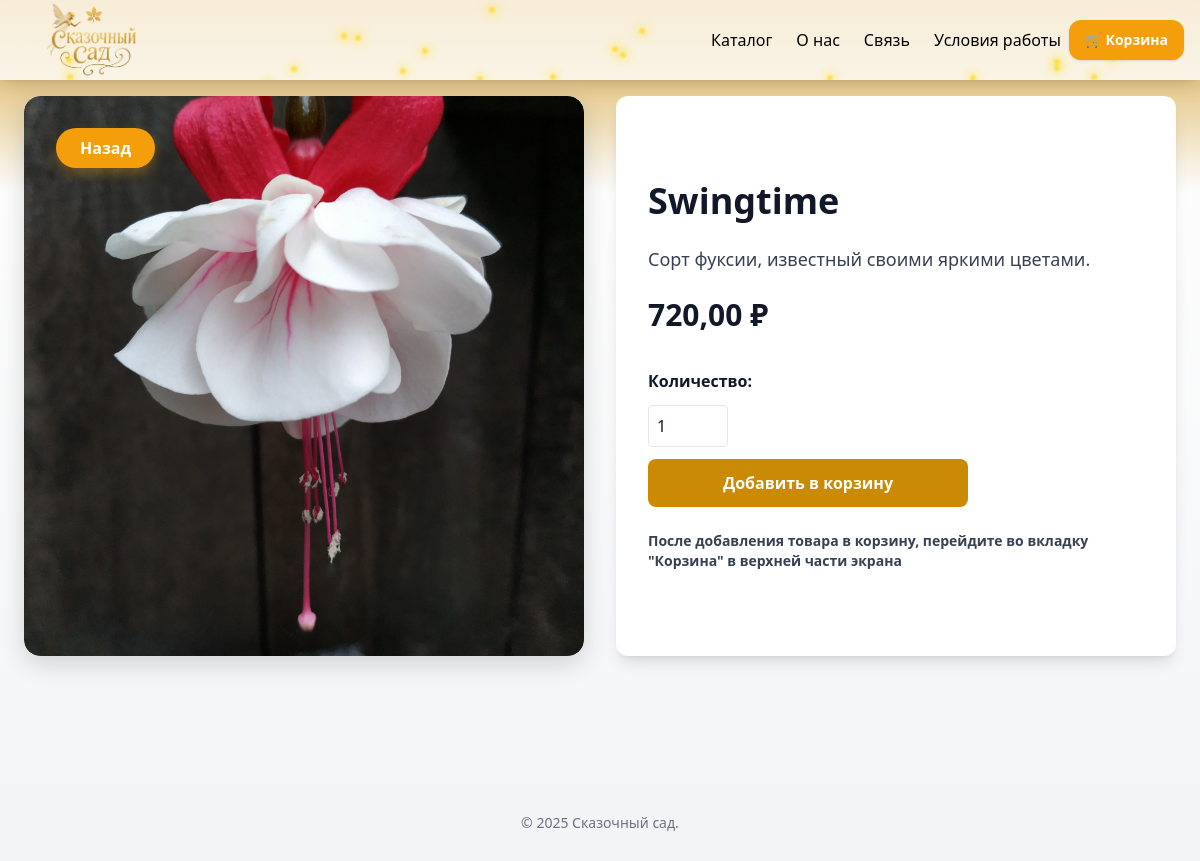
Page /catalog/10/ on the committed database.
### flowers/models.py (models this page shows, shortened)
class Flower(models.Model):
    name = models.CharField("Название", max_length=200)
    category = models.ForeignKey(Category, on_delete=models.CASCADE, related_name="flowers", verbose_name="Категория")
    price = models.DecimalField("Цена", max_digits=10, decimal_places=2)
    image = models.ImageField("Фото", upload_to="flowers/")
    in_stock = models.BooleanField(default=True, verbose_name='В наличии')
    description = models.TextField("Описание", blank=True)
    class Meta:
        verbose_name = "Карточка товара"
        verbose_name_plural = "Карточки товаров"

### flowers/views.py (the view)
# urls.py: path('catalog/<int:pk>/', flower_detail, name='flower_detail'),
def flower_detail(request, pk):
    flower = get_object_or_404(Flower, pk=pk)
    cart = request.session.get('cart', {})
    cart_ids = [int(k) for k in cart.keys()]
    return render(request, 'flowers/detail.html', {'flower': flower, 'cart_ids': cart_ids})

### flowers/templates/flowers/detail.html (shortened to what this page needs)
{% load static %}
<!DOCTYPE html>
<html lang="ru" class="scroll-smooth">
<head>
  <script src="https://cdn.tailwindcss.com"></script>
</head>
<body class="flex flex-col min-h-screen bg-gradient-to-b from-white to-gray-100 text-gray-900 font-sans">
  <div class="block">
    <header class="bg-white bg-opacity-80 h-20 shadow-lg sticky top-0 z-50 backdrop-blur-md">
      <div class="fireflies-container"></div>
      <div class="max-w-7xl mx-auto px-4 h-full flex items-center justify-between relative">
        <div class="absolute -top-2">
          <a href="{% url 'home' %}">
            <img src="{% static 'images/logo.png' %}" alt="Логотип" class="h-24 object-contain" />
          </a>
        </div>
        <nav class="hidden md:flex ml-auto items-center h-full space-x-4 md:space-x-6 text-base text-black">
          <a href="{% url 'catalog' %}" class="flex items-center h-full hover:text-yellow-600 transition">Каталог</a>
          <a href="{% url 'about' %}" class="flex items-center h-full hover:text-yellow-600 transition">О нас</a>
          <a href="{% url 'contacts' %}" class="flex items-center h-full hover:text-yellow-600 transition">Связь</a>
          <a href="{% url 'personals' %}" class="flex items-center h-full hover:text-yellow-600 transition">Условия работы</a>
        </nav>
        <div class="flex items-center ml-auto md:ml-0 space-x-2">
          <a href="{% url 'cart_view' %}"
            class="header-cart-btn text-white font-semibold text-sm px-3 md:px-4 rounded-xl shadow flex items-center h-10 transition-all duration-200">
            🛒 Корзина
          </a>
        </div>
      </div>
    </header>
    <div class="absolute top-0 left-0 right-0 h-48 bg-gradient-to-b from-yellow-600 to-transparent opacity-80 pointer-events-none"></div>
    <main class="max-w-7xl mx-auto px-4 sm:px-6 pt-4 pb-16 flex flex-col lg:flex-row gap-8 relative z-10 text-gray-900">
      <div class="w-full lg:w-1/2 flex justify-center">
        <div class="photo-container">
          <div class="photo-aspect">
            {% if flower.image %}
              <img src="{{ flower.image.url }}" alt="{{ flower.name }}" />
            {% else %}
              <div class="no-image flex items-center justify-center text-gray-400 text-lg">
                Нет изображения
              </div>
            {% endif %}
          </div>
          <a href="{% url 'catalog' %}" class="back-btn" aria-label="Вернуться в каталог">
            <span>Назад</span>
          </a>
        </div>
      </div>
      <div class="w-full lg:w-1/2 flex justify-center">
        <div class="bg-white rounded-xl shadow-lg p-4 sm:p-6 md:p-8 flex flex-col justify-center w-full">
          <div class="product-details space-y-4 sm:space-y-6">
            <h1 class="text-xl sm:text-2xl md:text-4xl font-extrabold text-gray-900">{{ flower.name }}</h1>
            <p class="text-sm sm:text-base md:text-lg text-gray-700 leading-relaxed">{{ flower.description }}</p>
            <div class="text-lg sm:text-xl md:text-3xl font-bold text-gray-900">{{ flower.price }} ₽</div>
            <form id="cart-form-{{ flower.id }}" class="flex flex-col space-y-3 max-w-xs">
              <label for="quantity-input-{{ flower.id }}" class="font-semibold text-gray-900 text-sm sm:text-base">Количество:</label>
              <input id="quantity-input-{{ flower.id }}" name="quantity" type="number" min="1" value="1"
                     class="p-2 border rounded text-gray-900 w-20 text-sm sm:text-base"
                     {% if flower.id in cart_ids %} disabled {% endif %}/>
              <button type="button" id="add-btn-{{ flower.id }}"
                      class="{% if flower.id in cart_ids %}bg-gray-400{% else %}bg-yellow-600 hover:bg-yellow-700{% endif %}
                             text-white py-2 sm:py-3 rounded-lg font-semibold w-full transition text-sm sm:text-base"
                      onclick="toggleCart({{ flower.id }})">
                {% if flower.id in cart_ids %}
                  Добавлено (убрать)
                {% else %}
                  Добавить в корзину
                {% endif %}
              </button>
            </form>
            <p class="font-semibold text-gray-700 text-xs sm:text-sm mt-2">
              После добавления товара в корзину, перейдите во вкладку "Корзина" в верхней части экрана
            </p>
          </div>
        </div>
      </div>
    </main>
  </div>
  <footer class="bg-gray-100 mt-auto py-7 text-center text-gray-500 text-sm">
    &copy; 2025 Сказочный сад.
  </footer>
</body>
</html>

### flowers/templates/flowers/detail.html (style rules this page uses)
.block { min-height: 785px; display: block; position: relative; padding-bottom: 60px; }
.block::after { content: ""; min-height: 100vh; background: url(/static/images/photo_2025-07-31_21-01-57-redefine-realistic-4x.jpeg); background-size: cover; background-position: center; filter: brightness(90%); top: 0; left: 0; bottom: 0; right: 0; position: absolute; z-index: -1; border-radius: inherit; image-rendering: auto; mask-image: linear-gradient(to bottom, black 70%, transparent 100%); -webkit-mask-image: linear-gradient(to bottom, black 70%, transparent 100%); }
.fireflies-container { position: absolute; width: 100%; height: 100%; pointer-events: none; top: 0; left: 0; z-index: 0; overflow: hidden; }
.back-btn { position: absolute; top: 2rem; left: 2rem; z-index: 20; background-color: #f59e0b; color: white; font-weight: 600; font-size: 1rem; padding: 0.5rem 1.5rem; border-radius: 9999px; box-shadow: 0 6px 12px rgba(245, 158, 11, 0.3); display: inline-flex; align-items: center; gap: 0.5rem; cursor: pointer; text-decoration: none; transition: background-color 0.3s ease, transform 0.3s ease, box-shadow 0.3s ease; }
.photo-container { position: relative; width: 100%; overflow: hidden; border-radius: 1rem; box-shadow: 0 8px 24px rgba(0,0,0,0.15); background-color: #f3f4f6; aspect-ratio: 1 / 1; }
.photo-container .photo-aspect { display: block; width: 100%; padding-top: 100%; position: relative; }
.photo-container img, .photo-container .no-image { position: absolute; inset: 0; width: 100%; height: 100%; object-fit: cover; object-position: center; border-radius: 1rem; display: block; }
.header-cart-btn { background-color: #f59e0b; }

### rows in the picture
Flower: image (picture), name "Swingtime", description "Сорт фуксии, известный своими яркими цветами.", price "720,00", quantity "1"
